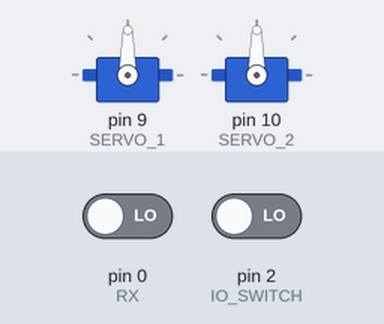
The sketch below on a simulated Arduino Uno, built with avr-gcc and run on an emulated ATmega328P. Parts: 2 × servo. The inputs (shaded band) are chosen by the test bench; at power-on: pin 0 (RX) LOW, pin 2 (IO_SWITCH) LOW.

Above: at 1.2 s.
1.3 s: pin 0 (RX) driven HIGH and pin 2 (IO_SWITCH) driven HIGH
At 1.45 s:
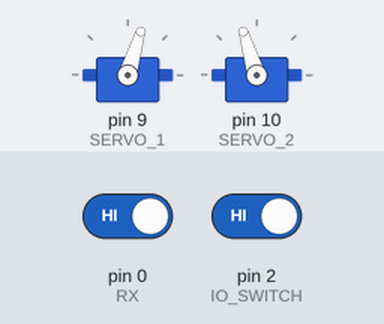
4.3 s: pin 0 (RX) driven LOW
At 4.99 s:
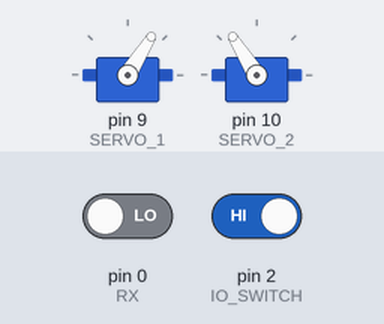
Timing chart, 0 to 7.3 s (numbered marks = the images above; inputs shaded):
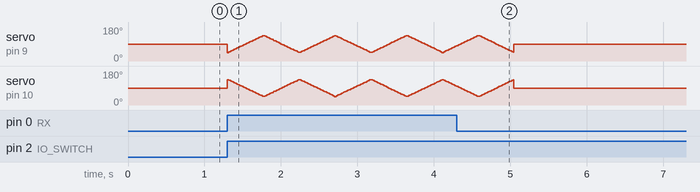

The sketch:

arduino.ino
```cpp
#include <Servo.h>

Servo SERVO_1, SERVO_2;
#define IO_SWITCH 2
#define RX 0 //input
#define TX 1 //output

int pos_1 = 0, pos_2 = 0;
int io_status, firebase_status=1;
```

loop.ino
```cpp
void loop() {
  io_status = digitalRead(IO_SWITCH);
  firebase_status = digitalRead(RX);  //  get firebase status from nodemcu

  //  I/O Switch on
  if (io_status == HIGH) {
    //  firebase Switch on
    if (firebase_status == HIGH) {
      //  Servo
      for (pos_1 = 45; pos_1 <= 135; pos_1 += 1) {
        pos_2 = 180 - pos_1;
        SERVO_1.write(pos_1);
        SERVO_2.write(pos_2);
        delay(5);
      }
      for (pos_2 = 45; pos_2 <= 135; pos_2 += 1) {
        pos_1 = 180 - pos_2;
        SERVO_1.write(pos_1);
        SERVO_2.write(pos_2);
        delay(5);
      }
    }

    //  firebase Switch off
    else if (firebase_status == LOW) {
      SERVO_1.write(90);
      SERVO_2.write(90);
    }
  }

  //  I/O Switch off
  else if (io_status == LOW) {
    SERVO_1.write(90);
    SERVO_2.write(90);
  }
}
```

setup.ino
```cpp
void setup() {
  SERVO_1.attach(9);
  SERVO_2.attach(10);
  pinMode(IO_SWITCH, INPUT);
  pinMode(RX, INPUT);
  pinMode(TX, OUTPUT);
}
```
